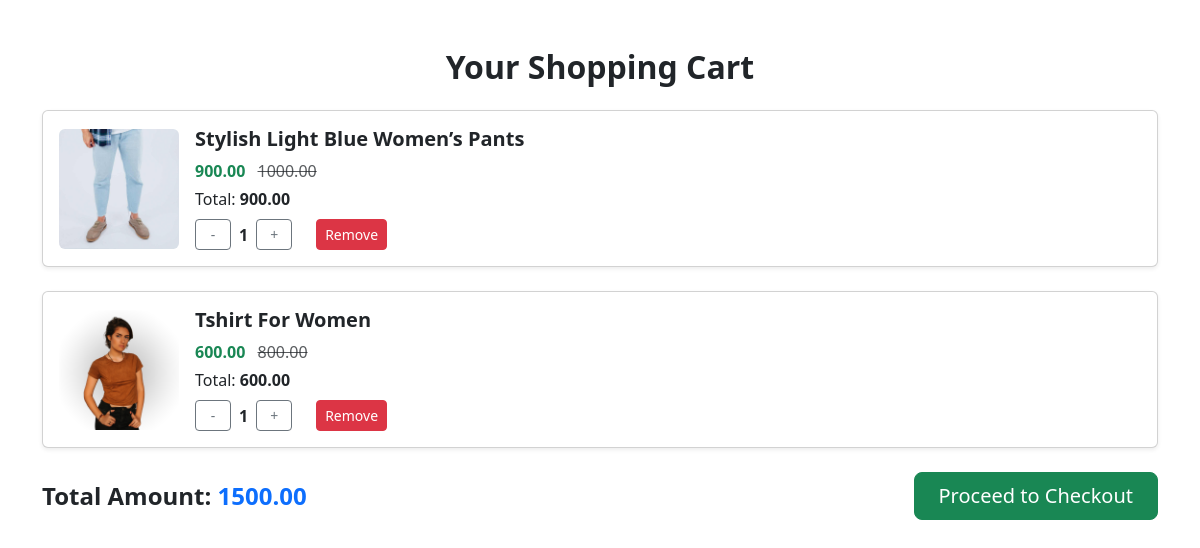
The app's page /cart/ (signed in) with its own data.
### shop/models.py (models this page shows, shortened)
class CartItem(models.Model):
    user = models.ForeignKey(User, on_delete=models.CASCADE)
    product = models.ForeignKey('Post', on_delete=models.CASCADE)
    quantity = models.PositiveIntegerField(default=1)
    added_at = models.DateTimeField(auto_now_add=True)
    def total_price(self):
        return self.quantity * self.product.offer_price

class Post(models.Model):
    CATEGORY_CHOICES = [
        ('Men', 'Men'),
        ('Women', 'Women'),
    ]
    title = models.CharField(max_length=200)
    img = models.ImageField(upload_to='posts/')
    description = models.TextField()
    original_price = models.DecimalField(max_digits=10, decimal_places=2)
    offer_price = models.DecimalField(max_digits=10, decimal_places=2)
    category = models.CharField(max_length=10, choices=CATEGORY_CHOICES)  # new field
    created_at = models.DateTimeField(auto_now_add=True)
    updated_at = models.DateTimeField(auto_now=True)
    is_active = models.BooleanField(default=True)

### shop/views.py (the view)
# urls.py: path('cart/', views.view_cart, name='cart'),  # we’ll create this view next
@login_required
def view_cart(request):
    cart_items = CartItem.objects.filter(user=request.user)
    total = sum(item.total_price() for item in cart_items)
    return render(request, 'shop/cart.html', {'cart_items': cart_items, 'total': total})

### shop/templates/shop/cart.html (shortened to what this page needs)
<!DOCTYPE html>
<html lang="en">
<head>
    <link href="https://cdn.jsdelivr.net/npm/bootstrap@5.3.2/dist/css/bootstrap.min.css" rel="stylesheet">
    <link href="https://cdn.jsdelivr.net/npm/bootstrap-icons@1.11.1/font/bootstrap-icons.css" rel="stylesheet">
</head>
<body>
    <div class="container my-5">
        <h2 class="mb-4 text-center fw-bold">Your Shopping Cart</h2>
        {% if cart_items %}
        <div class="row g-4">
            {% for item in cart_items %}
            <div class="col-12">
                <div class="card shadow-sm p-3 d-flex flex-row align-items-center product-card">
                    <div class="me-3">
                        <img src="{{ item.product.img.url }}" alt="{{ item.product.title }}"
                             class="img-fluid rounded" style="width: 120px; height: 120px; object-fit: cover;">
                    </div>
                    <div class="flex-grow-1">
                        <h5 class="fw-semibold">{{ item.product.title }}</h5>
                        <p class="mb-1">
                            <span class="text-success fw-bold h6">{{ item.product.offer_price }}</span>
                            <span class="text-muted text-decoration-line-through ms-2">{{ item.product.original_price }}</span>
                        </p>
                        <p class="mb-2">Total: <strong>{{ item.total_price }}</strong></p>
                        <div class="d-flex align-items-center gap-2 quantity-controls">
                            <a href="{% url 'decrease_quantity' item.id %}"
                               class="btn btn-outline-secondary btn-sm quantity-btn">-</a>
                            <span class="fw-bold">{{ item.quantity }}</span>
                            <a href="{% url 'increase_quantity' item.id %}"
                               class="btn btn-outline-secondary btn-sm quantity-btn">+</a>
                            <a href="{% url 'remove_from_cart' item.id %}"
                               class="btn btn-danger btn-sm ms-3">Remove</a>
                        </div>
                    </div>
                </div>
            </div>
            {% endfor %}
            <div class="col-12 mt-4 d-flex flex-column flex-md-row justify-content-between align-items-center">
                <h4 class="mb-3 mb-md-0 fw-bold">Total Amount: <span class="text-primary">{{ total }}</span></h4>
                <a href="{% url 'checkout' %}" class="btn btn-success btn-lg px-4">Proceed to Checkout</a>
            </div>
        </div>
        {% else %}
        <div class="text-center py-5 cart-empty">
            <i class="bi bi-cart-x text-muted"></i>
            <h4 class="mt-3 fw-semibold">Your cart is empty!</h4>
            <a href="{% url 'home' %}" class="btn btn-primary mt-3 px-4">Shop Now</a>
        </div>
        {% endif %}
    </div>
</body>
</html>

### shop/templates/shop/cart.html (style rules this page uses)
.product-card { transition: transform 0.2s; }
.quantity-btn { min-width: 36px; }

### records on screen
CartItem: product.img (picture), product "Stylish Light Blue Women’s Pants", product.offer_price "900.00", product.original_price "1000.00", total_price "900.00", quantity "1"
CartItem: product.img (picture), product "Tshirt For Women", product.offer_price "600.00", product.original_price "800.00", total_price "600.00", quantity "1"

### other values on screen
{{ total }} "1500.00"
